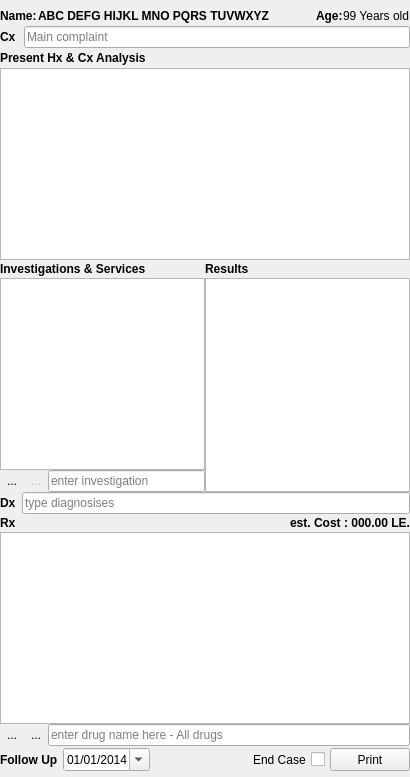
       <widget class="QFrame" name="frame">
        <property name="sizePolicy">
         <sizepolicy hsizetype="Fixed" vsizetype="Preferred">
          <horstretch>0</horstretch>
          <verstretch>0</verstretch>
         </sizepolicy>
        </property>
        <property name="minimumSize">
         <size>
          <width>410</width>
          <height>0</height>
         </size>
        </property>
        <property name="maximumSize">
         <size>
          <width>410</width>
          <height>16777215</height>
         </size>
        </property>
        <layout class="QGridLayout" name="gridLayout_5">
         <property name="leftMargin">
          <number>0</number>
         </property>
         <property name="topMargin">
          <number>6</number>
         </property>
         <property name="rightMargin">
          <number>0</number>
         </property>
         <property name="bottomMargin">
          <number>6</number>
         </property>
         <property name="spacing">
          <number>0</number>
         </property>
         <item row="0" column="0">
          <layout class="QHBoxLayout" name="horizontalLayout_3">
           <item>
            <widget class="QLabel" name="pNameLabel">
             <property name="font">
              <font>
               <weight>75</weight>
               <bold>true</bold>
              </font>
             </property>
             <property name="text">
              <string>Name:</string>
             </property>
            </widget>
           </item>
           <item>
            <widget class="QLabel" name="patientName">
             <property name="sizePolicy">
              <sizepolicy hsizetype="Preferred" vsizetype="Preferred">
               <horstretch>0</horstretch>
               <verstretch>0</verstretch>
              </sizepolicy>
             </property>
             <property name="font">
              <font>
               <weight>75</weight>
               <bold>true</bold>
              </font>
             </property>
             <property name="layoutDirection">
              <enum>Qt::LeftToRight</enum>
             </property>
             <property name="styleSheet">
              <string notr="true"/>
             </property>
             <property name="text">
              <string>ABC DEFG HIJKL MNO PQRS TUVWXYZ</string>
             </property>
             <property name="textFormat">
              <enum>Qt::RichText</enum>
             </property>
             <property name="scaledContents">
              <bool>true</bool>
             </property>
             <property name="alignment">
              <set>Qt::AlignLeading|Qt::AlignLeft|Qt::AlignVCenter</set>
             </property>
             <property name="margin">
              <number>2</number>
             </property>
             <property name="indent">
              <number>1</number>
             </property>
            </widget>
           </item>
           <item>
            <spacer name="horizontalSpacer_5">
             <property name="orientation">
              <enum>Qt::Horizontal</enum>
             </property>
             <property name="sizeHint" stdset="0">
              <size>
               <width>40</width>
               <height>20</height>
              </size>
             </property>
            </spacer>
           </item>
           <item>
            <widget class="QLabel" name="pAgeLabel">
             <property name="font">
              <font>
               <weight>75</weight>
               <bold>true</bold>
              </font>
             </property>
             <property name="text">
              <string>Age:</string>
             </property>
            </widget>
           </item>
           <item>
            <widget class="QLabel" name="patientAge">
             <property name="text">
              <string>99 Years old</string>
             </property>
            </widget>
           </item>
          </layout>
         </item>
         <item row="1" column="0">
          <layout class="QVBoxLayout" name="verticalLayout">
           <property name="spacing">
            <number>3</number>
           </property>
           <item>
            <layout class="QHBoxLayout" name="horizontalLayout_2">
             <property name="spacing">
              <number>8</number>
             </property>
             <item>
              <widget class="QLabel" name="labelPresentation">
               <property name="font">
                <font>
                 <weight>75</weight>
                 <bold>true</bold>
                </font>
               </property>
               <property name="text">
                <string>&lt;html&gt;&lt;head/&gt;&lt;body&gt;&lt;p&gt;Cx&lt;/p&gt;&lt;/body&gt;&lt;/html&gt;</string>
               </property>
              </widget>
             </item>
             <item>
              <widget class="genericLineEdit" name="presentation">
               <property name="toolTip">
                <string>&lt;html&gt;&lt;head/&gt;&lt;body&gt;&lt;p&gt;CTRL+1&lt;/p&gt;&lt;/body&gt;&lt;/html&gt;</string>
               </property>
               <property name="placeholderText">
                <string>Main complaint</string>
               </property>
               <property name="clearButtonEnabled">
                <bool>true</bool>
               </property>
              </widget>
             </item>
            </layout>
           </item>
           <item>
            <widget class="QLabel" name="labelPresenationAnalysis">
             <property name="font">
              <font>
               <weight>75</weight>
               <bold>true</bold>
              </font>
             </property>
             <property name="text">
              <string>&lt;html&gt;&lt;head/&gt;&lt;body&gt;&lt;p&gt;Present Hx &amp;amp; Cx Analysis&lt;/p&gt;&lt;/body&gt;&lt;/html&gt;</string>
             </property>
            </widget>
           </item>
           <item>
            <widget class="TextEdit" name="presentationAnalysis">
             <property name="sizePolicy">
              <sizepolicy hsizetype="Preferred" vsizetype="Preferred">
               <horstretch>0</horstretch>
               <verstretch>0</verstretch>
              </sizepolicy>
             </property>
             <property name="tabChangesFocus">
              <bool>true</bool>
             </property>
            </widget>
           </item>
          </layout>
         </item>
         <item row="2" column="0">
          <layout class="QGridLayout" name="gridLayout">
           <item row="0" column="0" colspan="2">
            <layout class="QHBoxLayout" name="horizontalLayout_7">
             <property name="topMargin">
              <number>2</number>
             </property>
             <property name="bottomMargin">
              <number>2</number>
             </property>
             <item>
              <widget class="QLabel" name="label">
               <property name="font">
                <font>
                 <weight>75</weight>
                 <bold>true</bold>
                </font>
               </property>
               <property name="text">
                <string>&lt;html&gt;&lt;head/&gt;&lt;body&gt;&lt;p&gt;Investigations &amp;amp; Services&lt;/p&gt;&lt;/body&gt;&lt;/html&gt;</string>
               </property>
              </widget>
             </item>
             <item>
              <widget class="QLabel" name="labelInvestResult">
               <property name="font">
                <font>
                 <weight>75</weight>
                 <bold>true</bold>
                </font>
               </property>
               <property name="text">
                <string>&lt;html&gt;&lt;head/&gt;&lt;body&gt;&lt;p&gt;Results&lt;/p&gt;&lt;/body&gt;&lt;/html&gt;</string>
               </property>
              </widget>
             </item>
            </layout>
           </item>
           <item row="1" column="0">
            <widget class="investTable" name="InvestigationsTable">
             <property name="sizePolicy">
              <sizepolicy hsizetype="Preferred" vsizetype="Preferred">
               <horstretch>0</horstretch>
               <verstretch>0</verstretch>
              </sizepolicy>
             </property>
             <property name="alternatingRowColors">
              <bool>false</bool>
             </property>
             <property name="selectionBehavior">
              <enum>QAbstractItemView::SelectItems</enum>
             </property>
             <property name="showGrid">
              <bool>false</bool>
             </property>
             <property name="gridStyle">
              <enum>Qt::SolidLine</enum>
             </property>
             <property name="wordWrap">
              <bool>false</bool>
             </property>
             <property name="cornerButtonEnabled">
              <bool>false</bool>
             </property>
             <attribute name="horizontalHeaderVisible">
              <bool>false</bool>
             </attribute>
             <attribute name="horizontalHeaderMinimumSectionSize">
              <number>20</number>
             </attribute>
             <attribute name="horizontalHeaderHighlightSections">
              <bool>false</bool>
             </attribute>
             <attribute name="verticalHeaderVisible">
              <bool>false</bool>
             </attribute>
             <attribute name="verticalHeaderMinimumSectionSize">
              <number>20</number>
             </attribute>
             <attribute name="verticalHeaderDefaultSectionSize">
              <number>20</number>
             </attribute>
             <attribute name="verticalHeaderHighlightSections">
              <bool>true</bool>
             </attribute>
            </widget>
           </item>
           <item row="1" column="1" rowspan="2">
            <widget class="TextEdit" name="investigationsResults">
             <property name="sizePolicy">
              <sizepolicy hsizetype="Preferred" vsizetype="Preferred">
               <horstretch>0</horstretch>
               <verstretch>0</verstretch>
              </sizepolicy>
             </property>
             <property name="tabChangesFocus">
              <bool>true</bool>
             </property>
            </widget>
           </item>
           <item row="2" column="0">
            <layout class="QHBoxLayout" name="horizontalLayout_6">
             <item>
              <widget class="QToolButton" name="buttonAddInvestigations">
               <property name="text">
                <string>...</string>
               </property>
               <property name="icon">
                <iconset resource="../res/resources.qrc">
                 <normaloff>:/Graphics/add</normaloff>:/Graphics/add</iconset>
               </property>
               <property name="autoRaise">
                <bool>true</bool>
               </property>
              </widget>
             </item>
             <item>
              <widget class="QToolButton" name="buttonRemoveInvestigations">
               <property name="enabled">
                <bool>false</bool>
               </property>
               <property name="text">
                <string>...</string>
               </property>
               <property name="icon">
                <iconset resource="../res/resources.qrc">
                 <normaloff>:/Graphics/minus</normaloff>:/Graphics/minus</iconset>
               </property>
               <property name="autoRaise">
                <bool>true</bool>
               </property>
              </widget>
             </item>
             <item>
              <widget class="genericLineEdit" name="investigationsLine">
               <property name="sizePolicy">
                <sizepolicy hsizetype="Preferred" vsizetype="Preferred">
                 <horstretch>0</horstretch>
                 <verstretch>0</verstretch>
                </sizepolicy>
               </property>
               <property name="toolTip">
                <string>&lt;html&gt;&lt;head/&gt;&lt;body&gt;&lt;p&gt;CTRL+2&lt;/p&gt;&lt;/body&gt;&lt;/html&gt;</string>
               </property>
               <property name="placeholderText">
                <string>enter investigation</string>
               </property>
               <property name="clearButtonEnabled">
                <bool>true</bool>
               </property>
              </widget>
             </item>
            </layout>
           </item>
          </layout>
         </item>
         <item row="3" column="0">
          <layout class="QHBoxLayout" name="horizontalLayout_11">
           <property name="spacing">
            <number>6</number>
           </property>
           <property name="topMargin">
            <number>0</number>
           </property>
           <item>
            <widget class="QLabel" name="labelDx">
             <property name="font">
              <font>
               <weight>75</weight>
               <bold>true</bold>
              </font>
             </property>
             <property name="text">
              <string>Dx</string>
             </property>
            </widget>
           </item>
           <item>
            <widget class="genericLineEdit" name="Diagnosis">
             <property name="toolTip">
              <string>&lt;html&gt;&lt;head/&gt;&lt;body&gt;&lt;p&gt;CTRL+3&lt;/p&gt;&lt;/body&gt;&lt;/html&gt;</string>
             </property>
             <property name="placeholderText">
              <string>type diagnosises</string>
             </property>
             <property name="clearButtonEnabled">
              <bool>true</bool>
             </property>
            </widget>
           </item>
          </layout>
         </item>
         <item row="4" column="0">
          <layout class="QVBoxLayout" name="verticalLayout_2">
           <property name="spacing">
            <number>0</number>
           </property>
           <item>
            <layout class="QHBoxLayout" name="horizontalLayout_5">
             <property name="topMargin">
              <number>2</number>
             </property>
             <property name="bottomMargin">
              <number>2</number>
             </property>
             <item>
              <widget class="QLabel" name="labelTreatment">
               <property name="font">
                <font>
                 <weight>75</weight>
                 <bold>true</bold>
                </font>
               </property>
               <property name="text">
                <string>Rx</string>
               </property>
              </widget>
             </item>
             <item>
              <widget class="QLabel" name="rxCost">
               <property name="font">
                <font>
                 <weight>75</weight>
                 <bold>true</bold>
                </font>
               </property>
               <property name="text">
                <string>est. Cost : 000.00 LE.</string>
               </property>
               <property name="alignment">
                <set>Qt::AlignRight|Qt::AlignTrailing|Qt::AlignVCenter</set>
               </property>
              </widget>
             </item>
            </layout>
           </item>
           <item>
            <widget class="drugsTable" name="vDrugsTable">
             <property name="selectionBehavior">
              <enum>QAbstractItemView::SelectRows</enum>
             </property>
             <property name="showGrid">
              <bool>false</bool>
             </property>
             <property name="wordWrap">
              <bool>false</bool>
             </property>
             <property name="cornerButtonEnabled">
              <bool>false</bool>
             </property>
             <attribute name="horizontalHeaderVisible">
              <bool>false</bool>
             </attribute>
             <attribute name="horizontalHeaderMinimumSectionSize">
              <number>20</number>
             </attribute>
             <attribute name="horizontalHeaderHighlightSections">
              <bool>false</bool>
             </attribute>
             <attribute name="verticalHeaderVisible">
              <bool>false</bool>
             </attribute>
             <attribute name="verticalHeaderMinimumSectionSize">
              <number>20</number>
             </attribute>
             <attribute name="verticalHeaderDefaultSectionSize">
              <number>20</number>
             </attribute>
             <attribute name="verticalHeaderHighlightSections">
              <bool>true</bool>
             </attribute>
            </widget>
           </item>
           <item>
            <layout class="QHBoxLayout" name="horizontalLayout">
             <item>
              <widget class="QToolButton" name="buttonAddDrug">
               <property name="text">
                <string>...</string>
               </property>
               <property name="icon">
                <iconset resource="../res/resources.qrc">
                 <normaloff>:/Graphics/add</normaloff>:/Graphics/add</iconset>
               </property>
               <property name="autoRaise">
                <bool>true</bool>
               </property>
              </widget>
             </item>
             <item>
              <widget class="QToolButton" name="buttonRemoveDrug">
               <property name="text">
                <string>...</string>
               </property>
               <property name="icon">
                <iconset resource="../res/resources.qrc">
                 <normaloff>:/Graphics/minus</normaloff>:/Graphics/minus</iconset>
               </property>
               <property name="autoRaise">
                <bool>true</bool>
               </property>
              </widget>
             </item>
             <item>
              <widget class="drugsLine" name="drugLine">
               <property name="toolTip">
                <string>&lt;html&gt;&lt;head/&gt;&lt;body&gt;&lt;p&gt;CTRL+4&lt;/p&gt;&lt;/body&gt;&lt;/html&gt;</string>
               </property>
               <property name="placeholderText">
                <string>enter drug name here - All drugs</string>
               </property>
               <property name="clearButtonEnabled">
                <bool>true</bool>
               </property>
              </widget>
             </item>
            </layout>
           </item>
          </layout>
         </item>
         <item row="5" column="0">
          <layout class="QHBoxLayout" name="horizontalLayout_4">
           <property name="spacing">
            <number>5</number>
           </property>
           <property name="topMargin">
            <number>2</number>
           </property>
           <item>
            <widget class="QLabel" name="labelFollowUP">
             <property name="sizePolicy">
              <sizepolicy hsizetype="Fixed" vsizetype="Preferred">
               <horstretch>0</horstretch>
               <verstretch>0</verstretch>
              </sizepolicy>
             </property>
             <property name="font">
              <font>
               <weight>75</weight>
               <bold>true</bold>
              </font>
             </property>
             <property name="text">
              <string>Follow Up</string>
             </property>
            </widget>
           </item>
           <item>
            <widget class="QDateEdit" name="dateFollowUp">
             <property name="locale">
              <locale language="English" country="UnitedStates"/>
             </property>
             <property name="readOnly">
              <bool>false</bool>
             </property>
             <property name="buttonSymbols">
              <enum>QAbstractSpinBox::UpDownArrows</enum>
             </property>
             <property name="dateTime">
              <datetime>
               <hour>0</hour>
               <minute>0</minute>
               <second>0</second>
               <year>2014</year>
               <month>1</month>
               <day>1</day>
              </datetime>
             </property>
             <property name="displayFormat">
              <string>dd/MM/yyyy</string>
             </property>
             <property name="calendarPopup">
              <bool>true</bool>
             </property>
            </widget>
           </item>
           <item>
            <spacer name="horizontalSpacer_7">
             <property name="orientation">
              <enum>Qt::Horizontal</enum>
             </property>
             <property name="sizeHint" stdset="0">
              <size>
               <width>40</width>
               <height>20</height>
              </size>
             </property>
            </spacer>
           </item>
           <item>
            <widget class="QLabel" name="label_4">
             <property name="text">
              <string>End Case</string>
             </property>
            </widget>
           </item>
           <item>
            <widget class="visitBoxSwitch" name="CheckButtonCaseClose">
             <property name="sizePolicy">
              <sizepolicy hsizetype="Fixed" vsizetype="Fixed">
               <horstretch>0</horstretch>
               <verstretch>0</verstretch>
              </sizepolicy>
             </property>
             <property name="font">
              <font>
               <weight>75</weight>
               <bold>true</bold>
              </font>
             </property>
             <property name="toolTip">
              <string>&lt;html&gt;&lt;head/&gt;&lt;body&gt;&lt;p&gt;End case, It's used when you want to state that there is no more follow ups is needed for this case complaint so then next visit is a new visit and no agenda entry will be saved for this visit.&lt;/p&gt;&lt;/body&gt;&lt;/html&gt;</string>
             </property>
             <property name="styleSheet">
              <string notr="true"/>
             </property>
             <property name="text">
              <string/>
             </property>
             <property name="shortcut">
              <string>Ctrl+E</string>
             </property>
            </widget>
           </item>
           <item>
            <widget class="vPrintButton" name="fastPrint">
             <property name="enabled">
              <bool>true</bool>
             </property>
             <property name="sizePolicy">
              <sizepolicy hsizetype="Preferred" vsizetype="Preferred">
               <horstretch>0</horstretch>
               <verstretch>0</verstretch>
              </sizepolicy>
             </property>
             <property name="toolTip">
              <string>&lt;html&gt;&lt;head/&gt;&lt;body&gt;&lt;p&gt;Left Click (CTRL+P): Shows print dialog.&lt;/p&gt;&lt;p&gt;Right Click (CTRL+R): Shows print preview dialog.&lt;/p&gt;&lt;p&gt;Middle Click (CTRL+O) : Prints immediately.&lt;/p&gt;&lt;/body&gt;&lt;/html&gt;</string>
             </property>
             <property name="text">
              <string>Print</string>
             </property>
             <property name="icon">
              <iconset resource="../res/resources.qrc">
               <normaloff>:/Graphics/print</normaloff>:/Graphics/print</iconset>
             </property>
            </widget>
           </item>
          </layout>
         </item>
        </layout>
       </widget>
